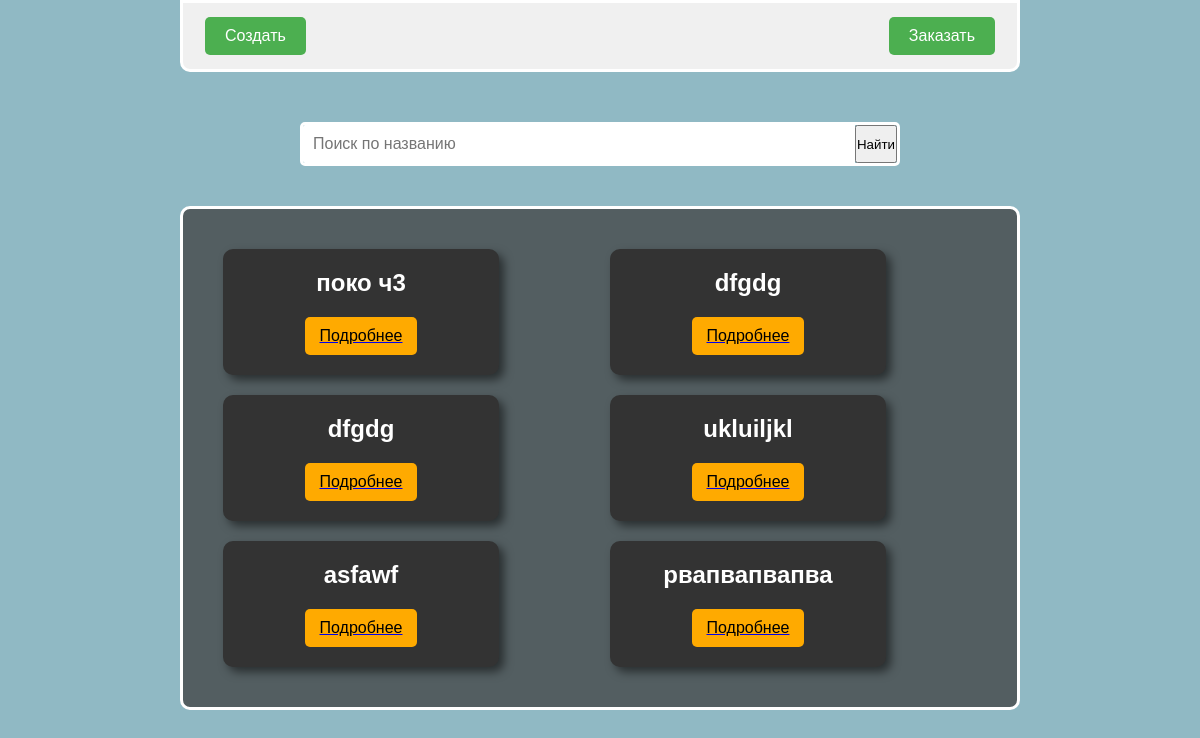
Page /app/ on the earlier database version.
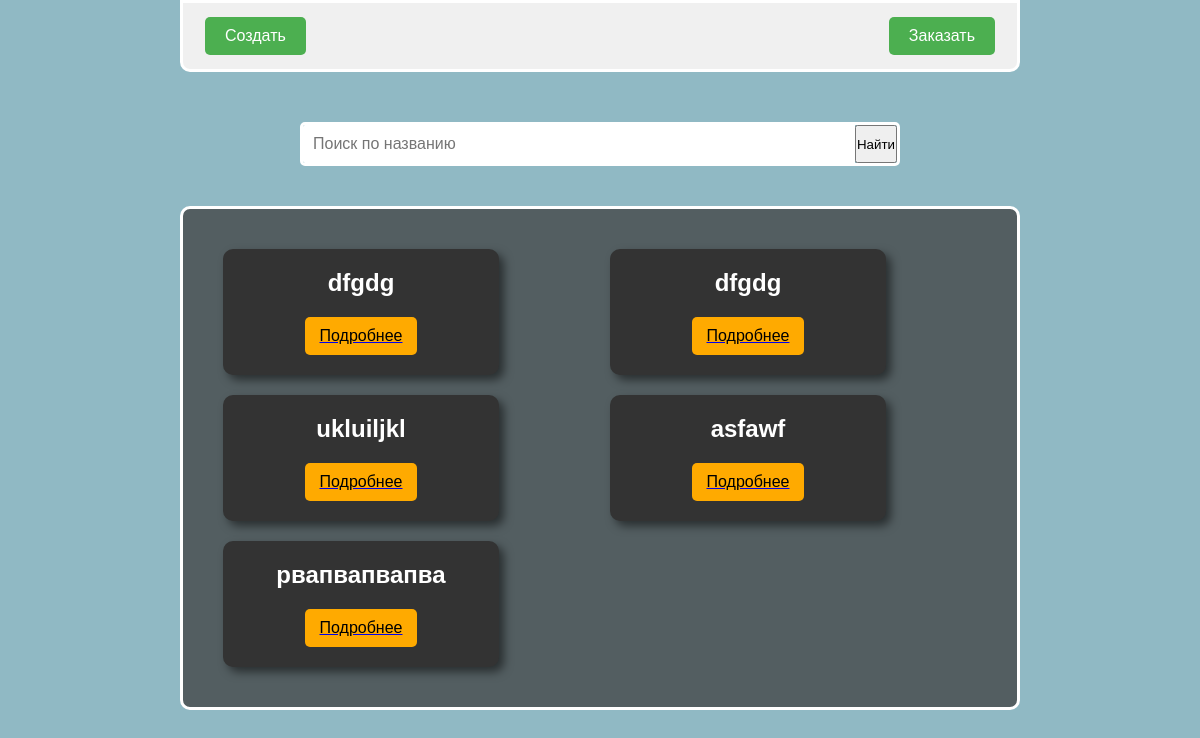
Same page on the later database version.
### app/models.py (models this page shows, shortened)
class Tovar(models.Model):
    title = models.CharField(max_length=50)
    descpription = models.CharField(max_length=200)
    price = models.FloatField()

### app/views.py (the view)
# urls.py: path('', TovaryListView.as_view(), name='tovary'),
class TovaryListView(ListView):
    model = Tovar
    template_name = 'tovary_list.html'
    context_object_name = 'tovars'
    def get_queryset(self):
        queryset = super().get_queryset()
        search_query = self.request.GET.get('search')
        if search_query:
            queryset = queryset.filter(title__icontains=search_query)
        return queryset

### app/templates/tovary_list.html (shortened to what this page needs)
{% extends 'index.html' %}
{% load static %}
{% block content %}
    <header class="header">
        <a href="{% url 'create' %}"><button class="header__create-btn">Создать</button></a>
        <a href="{% url 'create' %}"><button class="header__zakaz-btn">Заказать</button></a>
    </header>
    <form method="get" action="{% url 'tovary' %}" class="search-form">
        <input type="text" class="search-field" name="search" placeholder="Поиск по названию" value="{{ request.GET.search }}">
        <button type="submit">Найти</button>
    </form>
    <div class="container">
        {% for tovar in tovars %}
            <div class="container__tovar-card">
                <h2>{{ tovar.title }}</h2>
                <a href="{% url 'detail' tovar.pk %}">
                    <button class="container__tovar_about-btn">Подробнее</button>
                </a>
            </div>
        {% endfor %}
    </div>
{% endblock %}

### app/templates/index.html (shortened to what this page needs)
{% load static %}
<!DOCTYPE html>
<html lang="en">
<head>
    <link rel="stylesheet" href="{% static 'css/style.css' %}">
</head>
<body>
    {% block content %}
    {% endblock %}
</body>
</html>

### app/static/css/style.css (style rules this page uses)
* { margin: 0; padding: 0; box-sizing: border-box; }
body { display: flex; justify-content: center; flex-direction: column; background-color: rgb(144, 185, 196); font-family: sans-serif; }
.header { display: flex; justify-content: space-between; align-items: center; padding: 10px 20px; background-color: #f0f0f0; width: 70%; margin: 0 auto; border: 3px solid white; border-radius: 0 0 10px 10px; margin-bottom: 40px; }
.header a { text-decoration: none; }
.header button { background-color: #4CAF50; border: none; color: white; padding: 10px 20px; text-align: center; font-size: 16px; margin: 4px 2px; cursor: pointer; border-radius: 5px; }
.search-form { width: 50%; margin: 10px auto; display: flex; border: 3px solid white; border-radius: 5px; overflow: hidden; margin-bottom: 40px; }
.search-field { flex: 1; padding: 10px; border: none; border-radius: 0; font-size: 16px; }
.container { background-color: rgba(62, 62, 62, 0.742); width: 70%; display: grid; grid-template-columns: repeat(auto-fit, minmax(250px, 1fr)); justify-content: center; align-content: center; gap: 20px; padding: 40px; border: 3px solid white; border-radius: 10px; margin: 0 auto; }
.container__tovar-card { background-color: #333; color: white; width: 276px; margin: 0; padding: 20px; border-radius: 10px; box-shadow: 5px 5px 10px rgba(0, 0, 0, 0.5); transition: transform 0.2s; display: flex; flex-direction: column; align-items: center; justify-content: center; }
.container__tovar-card h2 { margin-bottom: 20px; }
.container__tovar_about-btn { background-color: rgb(255, 170, 0); padding: 10px 15px; margin-top: auto; border: none; border-radius: 5px; text-decoration: none; cursor: pointer; text-align: center; display: block; transition: background-color 0.3s ease; font-size: 16px; align-self: center; }

Differences in the rows shown:
removed Tovar: title "поко ч3"
